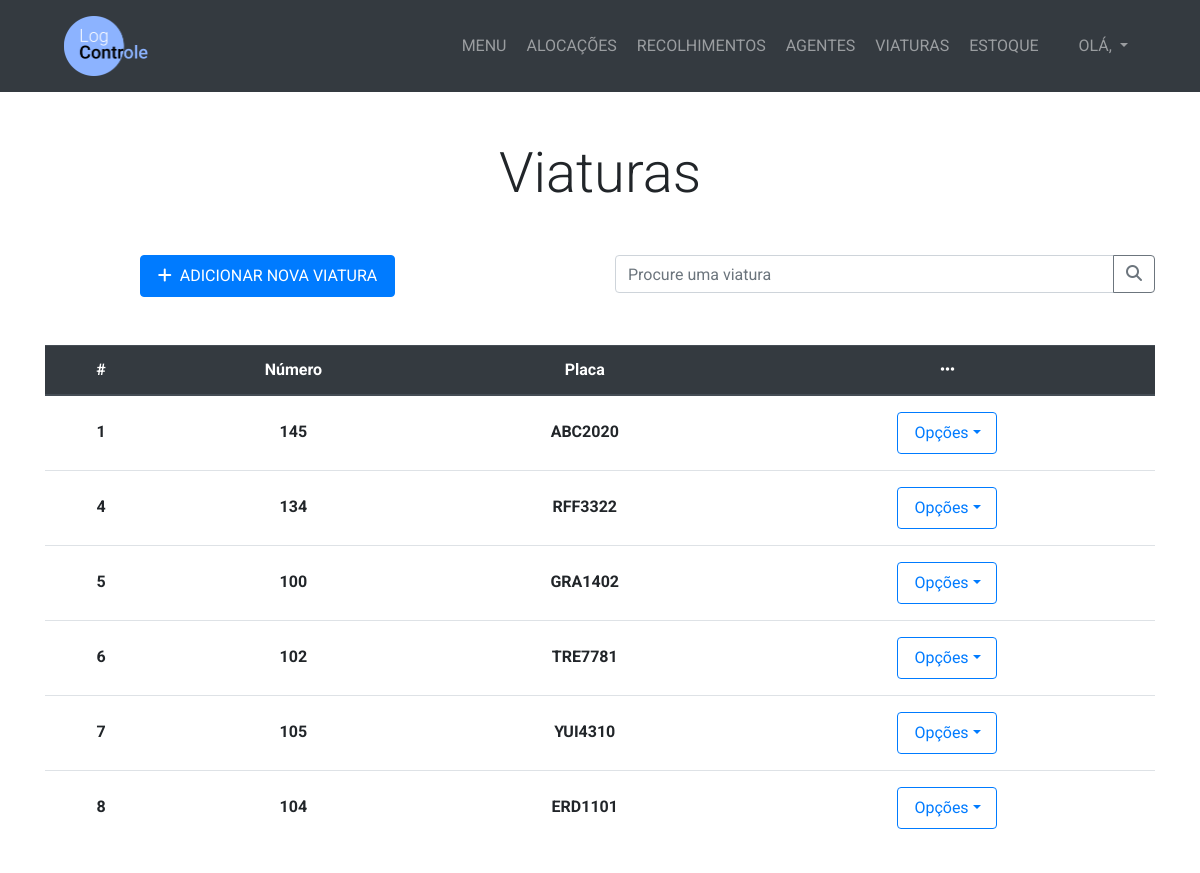
The page /viatura/ on the database as committed earlier.
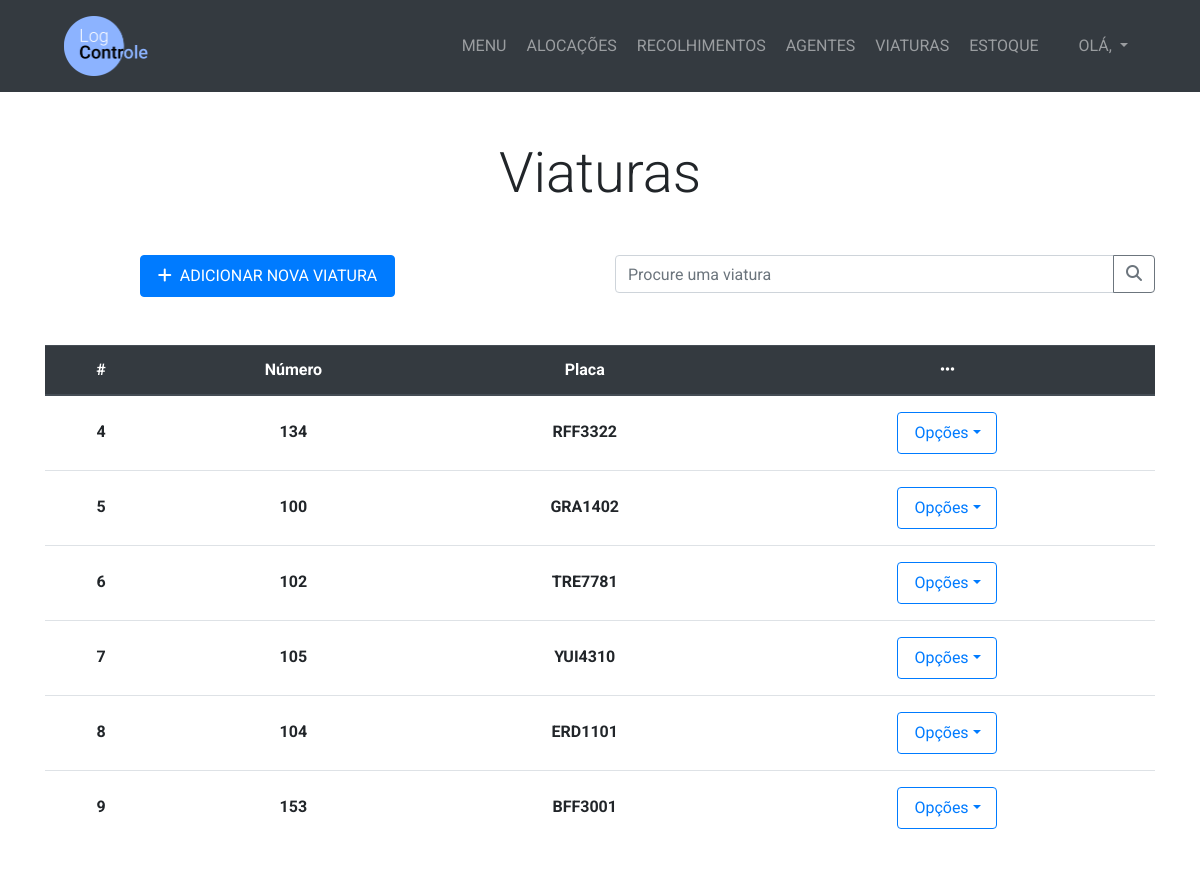
The same page on the database as committed later.
### management/models.py (models this page shows, shortened)
class Viatura(models.Model):
    numero = models.IntegerField()
    placa = models.CharField(max_length=7)

### management/views.py (the view, shortened to what this page needs)
# urls.py: path('viatura/', views.menuviatura, name='menuviatura'),
def menuviatura(request):
    viaturas = Viatura.objects.all()
    if request.method == 'GET':
        return render(request, 'management/menuviatura.html', {'viaturas':viaturas})

### management/templates/management/menuviatura.html (shortened to what this page needs)
{% extends 'management/base.html' %}
{% block content %}
  <section class="py-5">
    <div class="container">
      <h1 class="display-4 text-center mb-5">Viaturas</h1>
      <div class="row justify-content-center">
        <div class="col-lg-3 mx-auto">
          <a href="{% url 'cadastrarviatura' %}" class="btn btn-primary btn-block py-2 mb-4"><i class="fas fa-plus mr-2"></i>ADICIONAR NOVA VIATURA</a>
        </div>
        <div class="col-lg-6 ml-auto">
          <form method="GET">
            <div class="form-group">
              <div class="input-group">
                <input type="text" name="viatura" class="form-control" placeholder="Procure uma viatura">
                <div class="input-group-append">
                  <button type="submit" class="btn btn-outline-secondary"><i class="fas fa-search"></i></button>
                </div>
              </div>
            </div>
          </form>
        </div>
      </div>
      <div class="row  mt-4">
        <div class="col-lg-12">
          {% if viaturas %}
            <div class="table-resposive" id="tabela-colaboracao">
              <table class="table table-hover">
                <thead class="thead-dark">
                  <tr>
                    <th scope="col" class="text-center">#</th>
                    <th scope="col" class="text-center">Número</th>
                    <th scope="col" class="text-center">Placa</th>
                    <th scope="col" class="text-center"><span class="fas fa-ellipsis-h"></span></th>
                  </tr>
                </thead>
                <tbody>
                  {% for viatura in viaturas %}
                    <tr>
                      <th scope="row" class="text-center py-4">{{ viatura.id }}</th>
                      <th class="text-center py-4">{{ viatura.numero }}</th>
                      <th class="text-center py-4">{{ viatura.placa }}</th>
                      <th class="text-center py-3">
                        <div class="dropdown">
                          <a href="#" class="nav-link dropdown-toggle btn btn-outline-primary mx-auto" style="max-width: 100px" data-toggle="dropdown" aria-expanded="false">Opções</a>
                        </div>
                      </th>
                    </tr>
                  {% endfor %}
                </tbody>
              </table>
            </div>
          {% else %}
            <h2>Nenhuma viatura cadastrada</h2>
          {% endif %}
        </div>
      </div>
    </div>
  </section>
{% endblock %}

Rows that differ between the two databases and show on the page:
removed Viatura: id "1", numero "145", placa "ABC2020"
added Viatura: id "9", numero "153", placa "BFF3001"
